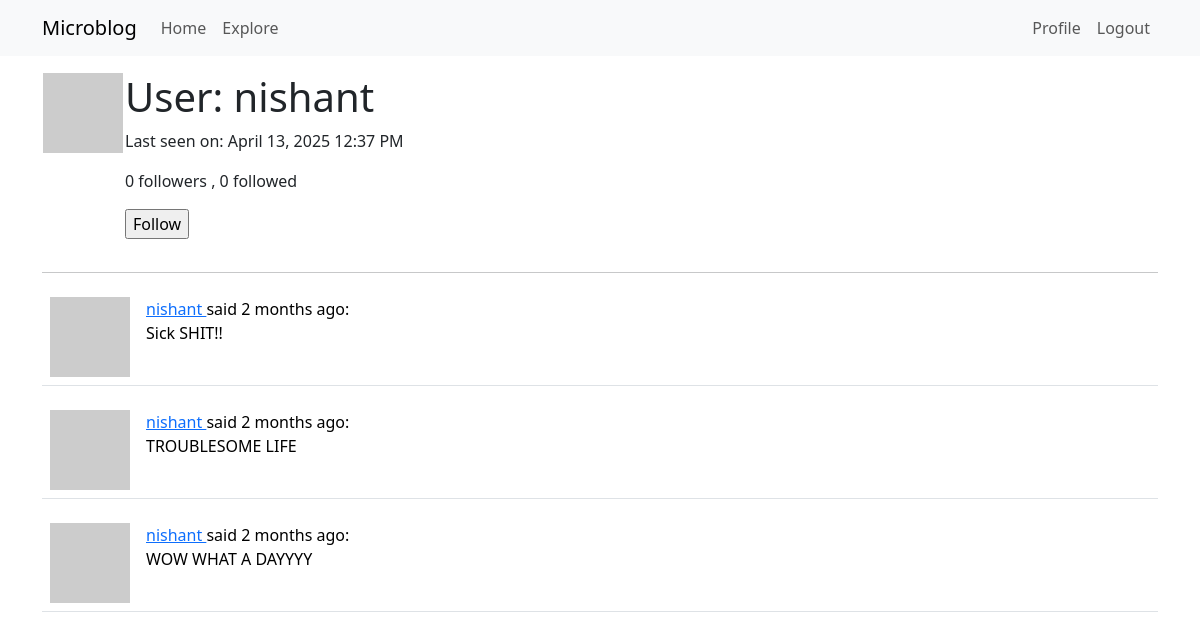
Screenshot of /user/nishant (signed in) with the database file from the repository.
### Projectdir/models.py (models this page shows, shortened)
class User(UserMixin, db.Model):
    __tablename__ = 'user'
    id = db.Column(db.Integer, primary_key=True)
    username = db.Column(db.String(64), index=True, unique=True)
    email = db.Column(db.String(120), index=True, unique=True)
    password_hash = db.Column(db.String(120))
    about_me = db.Column(db.String(140))
    last_seen = db.Column(db.DateTime, default=datetime.utcnow)
    posts = db.relationship('Post', backref='author', lazy='dynamic')
    followed = db.relationship('User', secondary=followers,
        primaryjoin=(followers.c.follower_id==id),
        secondaryjoin=(followers.c.followed_id==id),
        backref=db.backref('followers', lazy='dynamic'), lazy='dynamic')
    __searchable__ = ['body']
    def is_following(self,user):
        return self.followed.filter(followers.c.followed_id==user.id).count()>0
    def avatar(self,size):
        digest = md5(self.email.lower().encode('utf-8')).hexdigest()
        return 'https://www.gravatar.com/avatar/{}?d=identicon&s={}'.format(digest,size)
    @login.user_loader
    def load_user(id):
        return User.query.get(int(id))

class Post(db.Model):
    id = db.Column(db.Integer, primary_key=True)
    body = db.Column(db.String(140))
    timestamp = db.Column(db.DateTime, index=True, default=datetime.utcnow)
    user_id = db.Column(db.Integer, db.ForeignKey('user.id'))

### Projectdir/routes.py (the view)
@app.route('/user/<username>')
@login_required
def user(username):
    user = User.query.filter_by(username=username).first_or_404()
    page=request.args.get('page',1,type=int)
    posts=user.posts.order_by(Post.timestamp.desc()).paginate(page=page,per_page=app.config["POSTS_PER_PAGE"],error_out=False)
    next_url=url_for('user',username=user.username,page=posts.next_num)\
        if posts.has_next else None
    prev_url=url_for('user',username=user.username,page=posts.prev_num)\
        if posts.has_prev else None
    form=EmptyForm()
    return render_template('user.html',user=user,form=form,next_url=next_url,prev_url=prev_url,posts=posts.items)

### Projectdir/forms.py
class EmptyForm(FlaskForm):
    submit=SubmitField('Submit')

### Projectdir/routes.py (called while the page is built)
@app.before_request
def before_request():
    if current_user.is_authenticated:
        current_user.last_seen=datetime.utcnow()
        db.session.commit()

### Projectdir/templates/user.html (shortened to what this page needs)
{% extends "base.html" %}
{% block content %}
    <table>
        <tr valign="top">
        <td><img src="{{ user.avatar(128) }}"></td>
        <td>
            <h1>User: {{ user.username }}</h1>
            {% if user.last_seen %}
<p>Last seen on: {{ moment(user.last_seen).format('LLL') }}</p>
{% endif %}
            <p>{{user.followers.count()}} followers , {{user.followed.count()}} followed</p>
            {% if user == current_user %}
<p><a href="{{ url_for('edit_profile') }}">Edit your profile</a></p>
{% elif not current_user.is_following(user)%}
<p>
    <form action="{{url_for('follow',username=user.username)}}"method="post">
        {{form.submit(value='Follow')}}
    </form>
</p>
{% endif %}
        </td>
        </tr>
    </table>
<hr>
{% for post in posts %}
{% include '_post.html' %}
{% endfor %}
{% endblock %}

### Projectdir/templates/_post.html
<table class="table table-hover">
    <tr>
    <td width="70px">
    <a href="{{ url_for('user', username=post.author.username) }}">
    <img src="{{ post.author.avatar(70) }}" />
    </a>
    </td>
    <td>
    <a href="{{ url_for('user', username=post.author.username) }}">
    {{ post.author.username }}
    </a>
    said {{ moment(post.timestamp).fromNow() }}:
    <br>
    {{ post.body }}
    </td>
    </tr>
    </table>

### rows the page displays
User: username "nishant", last_seen "April 13, 2025 12:37 PM"
Post: author.username "nishant", timestamp "2 months ago", body "Sick SHIT!!"
Post: author.username "nishant", timestamp "2 months ago", body "TROUBLESOME LIFE"
Post: author.username "nishant", timestamp "2 months ago", body "WOW WHAT A DAYYYY"

### other values shown
{{ user.followers.count() }} "0"
{{ user.followed.count() }} "0"
